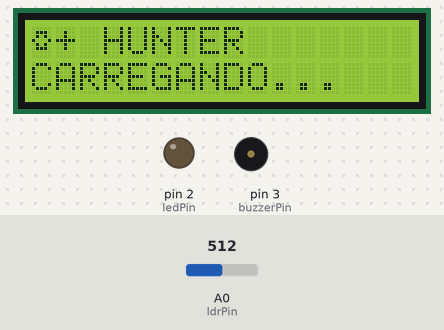
Simulated run of this sketch. Board: Arduino Uno, built with avr-gcc and run on an emulated ATmega328P. On the bench: 16×2 character LCD, output pins drawn as LEDs (lit = HIGH), buzzer (waves = sounding, pin HIGH). The test bench sets the inputs (shaded band); at power-on: A0 (ldrPin) = 512.

Above: at 2.7 s.
At 4.9 s:
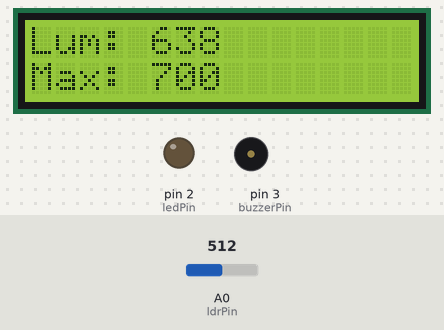
5.0 s: A0 (ldrPin) set to 458
At 6.1 s:
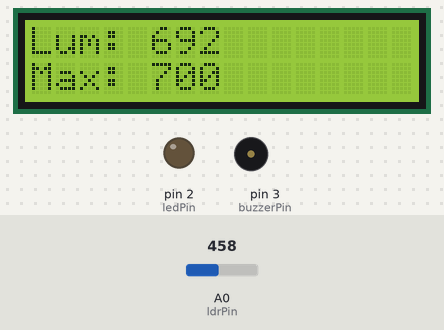
6.6 s: A0 (ldrPin) set to 434
At 7.8 s:
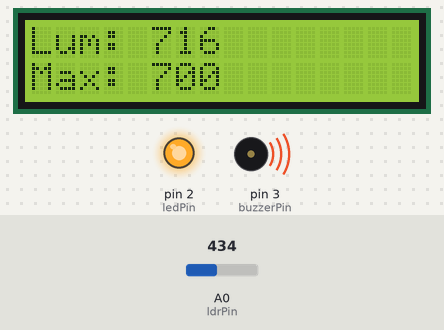
8.1 s: A0 (ldrPin) set to 511
At 8.9 s:
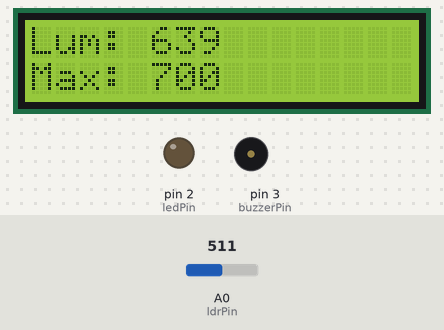
Timing chart, 0 to 11.1 s (numbered marks = the images above; inputs shaded):
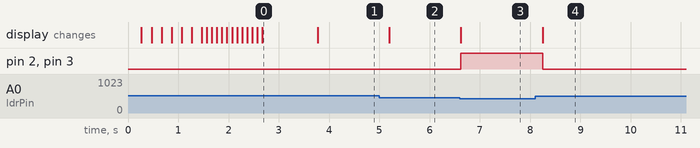

Measured:
- the behaviour switches between 450 and 449 on A0 (ldrPin) (found by bisection; images 2 and 3)
- after the input at 5.0 s, the display: changes after 0.20 s (image 2)
- after the input at 6.6 s, pin 2 (ledPin), pin 3 (buzzerPin): LOW → HIGH at once; the display: changes at once (image 3)
- after the input at 8.1 s, pin 2 (ledPin), pin 3 (buzzerPin): HIGH → LOW after 0.15 s; the display: changes after 0.15 s (image 4)
- what the display in image 0 shows lasts 1.1 s, from 2.7 s to 3.8 s

The sketch:

sensor-luminosidade.ino
```cpp
#include <LiquidCrystal.h>

// LCD nos pinos: RS, E, D4, D5, D6, D7
LiquidCrystal lcd(13, 12, 11, 10, 7, 6, 5);

// Pinos
const int ldrPin = A0;
const int ledPin = 2;
const int buzzerPin = 3;

// Limite de luminosidade (valor invertido)
const int maxLum = 700;

// Caracteres personalizados para o logo (mira)
byte miraCentro[8] = {
  B00000,
  B00100,
  B00100,
  B11111,
  B00100,
  B00100,
  B00000,
  B00000
};

byte miraBorda[8] = {
  B00000,
  B01110,
  B01010,
  B10001,
  B01010,
  B01110,
  B00000,
  B00000
};

void setup() {
  pinMode(ledPin, OUTPUT);
  pinMode(buzzerPin, OUTPUT);

  lcd.begin(16, 2);

  // Cria os caracteres personalizados
  lcd.createChar(0, miraCentro);
  lcd.createChar(1, miraBorda);

  // Mostra a mira
  lcd.clear();
  lcd.setCursor(0, 0);
  lcd.write(byte(1)); // Borda da mira
  lcd.write(byte(0)); // Centro da mira

  // Animação do nome HUNTER aparecendo letra por letra
  String nome = " HUNTER";
  for (int i = 0; i < nome.length(); i++) {
    lcd.print(nome[i]);
    delay(200); // atraso entre letras
  }

  // Linha de baixo: CARREGANDO... com efeito
  lcd.setCursor(0, 1);
  String loading = "CARREGANDO...";
  for (int i = 0; i < loading.length(); i++) {
    lcd.print(loading[i]);
    delay(100);
  }

  delay(1000);
  lcd.clear();
}

void loop() {
  // Inverter leitura do LDR
  int lum = 1150 - analogRead(ldrPin);

  // Mostrar leitura no LCD
  lcd.setCursor(0, 0);
  lcd.print("Lum: ");
  lcd.print(lum);
  lcd.print("    ");

  lcd.setCursor(0, 1);
  lcd.print("Max: ");
  lcd.print(maxLum);

  // Aciona alerta se passar do limite
  if (lum > maxLum) {
    digitalWrite(ledPin, HIGH);
    digitalWrite(buzzerPin, HIGH);
  } else {
    digitalWrite(ledPin, LOW);
    digitalWrite(buzzerPin, LOW);
  }

  delay(200);
}
```
